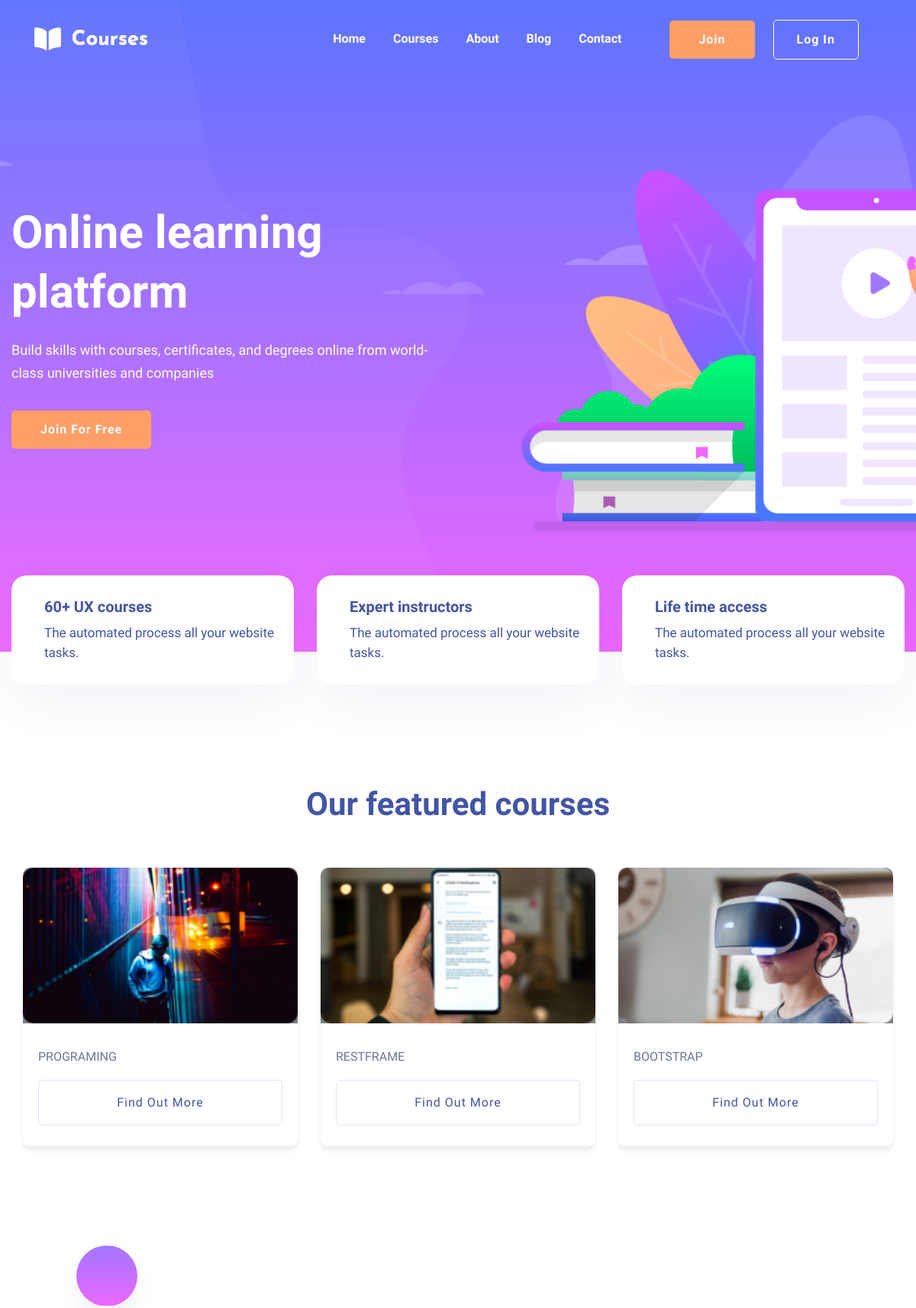
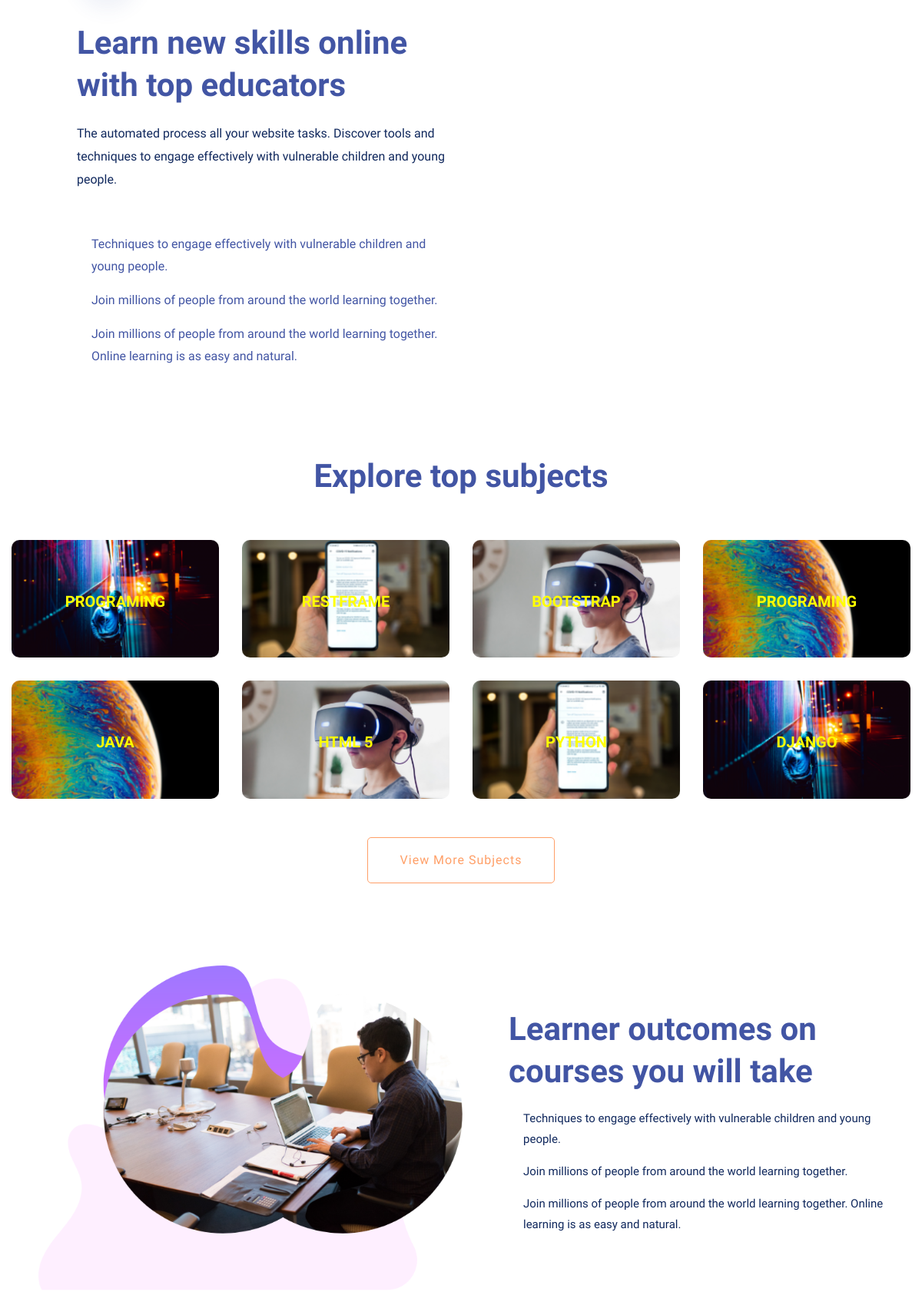
/courses/brand/ (upper part), run on the app's committed database (2 pictures, top to bottom).
### courses/models.py (models this page shows, shortened)
class Brand(models.Model):
    name = models.CharField(max_length=100)
    image = models.ImageField(upload_to='brand')
    slug = models.SlugField(null=True,blank=True)
    user = models.ForeignKey(User,related_name='user_brand',on_delete=models.SET_NULL,null=True,blank=True)
    cours = models.ForeignKey(Courses,related_name='cours_brand',on_delete=models.SET_NULL,null=True,blank=True)
    def __str__(self):
        return self.name

### courses/views.py (the view)
# urls.py: path('brand/',BrandList.as_view(),name='brand_list'),
class BrandList(generic.ListView):
    model = Brand

### courses/templates/courses/brand_list.html (shortened to what this page needs)
{% extends "base.html" %}
{% block body %}
<main>
    <section class="slider-area ">
        <div class="slider-active">
            <div class="single-slider slider-height d-flex align-items-center">
                <div class="container">
                    <div class="row">
                        <div class="col-xl-6 col-lg-7 col-md-12">
                            <div class="hero__caption">
                                <h1 data-animation="fadeInLeft" data-delay="0.2s">Online learning<br> platform</h1>
                                <p data-animation="fadeInLeft" data-delay="0.4s">Build skills with courses,
                                    certificates, and degrees online from world-class universities and companies</p>
                                <a href="#" class="btn hero-btn" data-animation="fadeInLeft" data-delay="0.7s">Join for
                                    Free</a>
                            </div>
                        </div>
                    </div>
                </div>
            </div>
        </div>
    </section>
    <div class="services-area">
        <div class="container">
            <div class="row justify-content-sm-center">
                <div class="col-lg-4 col-md-6 col-sm-8">
                    <div class="single-services mb-30">
                        <div class="features-caption">
                            <h3>60+ UX courses</h3>
                            <p>The automated process all your website tasks.</p>
                        </div>
                    </div>
                </div>
                <div class="col-lg-4 col-md-6 col-sm-8">
                    <div class="single-services mb-30">
                        <div class="features-caption">
                            <h3>Expert instructors</h3>
                            <p>The automated process all your website tasks.</p>
                        </div>
                    </div>
                </div>
                <div class="col-lg-4 col-md-6 col-sm-8">
                    <div class="single-services mb-30">
                        <div class="features-caption">
                            <h3>Life time access</h3>
                            <p>The automated process all your website tasks.</p>
                        </div>
                    </div>
                </div>
            </div>
        </div>
    </div>
    <div class="courses-area section-padding40 fix">
        <div class="container">
            <div class="row justify-content-center">
                <div class="col-xl-7 col-lg-8">
                    <div class="section-tittle text-center mb-55">
                        <h2>Our featured courses</h2>
                    </div>
                </div>
            </div>
            <div class="courses-actives">
                {% for brand in brand_list %}
                <div class="properties pb-20">
                    <div class="properties__card">
                        <div class="properties__img overlay1">
                            <a href=""><img src="{{brand.image.url}}" alt=""></a>
                        </div>
                        <div class="properties__caption">
                            <p>{{brand}}</p>
                            <a href="#" class="border-btn border-btn2">Find out more</a>
                        </div>
                    </div>
                </div>
                {% endfor %}
            </div>
        </div>
    </div>
    <section class="about-area1 fix pt-10">
        <div class="support-wrapper align-items-center">
            <div class="left-content1">
                <div class="about-icon">
                </div>
                <div class="section-tittle section-tittle2 mb-55">
                    <div class="front-text">
                        <h2 class="">Learn new skills online with top educators</h2>
                        <p>The automated process all your website tasks. Discover tools and
                            techniques to engage effectively with vulnerable children and young
                            people.</p>
                    </div>
                </div>
                <div class="single-features">
                    <div class="features-caption">
                        <p>Techniques to engage effectively with vulnerable children and young people.</p>
                    </div>
                </div>
                <div class="single-features">
                    <div class="features-caption">
                        <p>Join millions of people from around the world learning together.</p>
                    </div>
                </div>
                <div class="single-features">
                    <div class="features-caption">
                        <p>Join millions of people from around the world learning together. Online learning is as easy
                            and natural.</p>
                    </div>
                </div>
            </div>
            <div class="right-content1">
                <div class="right-img">
                </div>
            </div>
        </div>
    </section>
    <div class="topic-area section-padding40">
        <div class="container">
            <div class="row justify-content-center">
                <div class="col-xl-7 col-lg-8">
                    <div class="section-tittle text-center mb-55">
                        <h2>Explore top subjects</h2>
                    </div>
                </div>
            </div>
            <div class="row">
                {% for brand in brand_list %}
                <div class="col-lg-3 col-md-4 col-sm-6">
                    <div class="single-topic text-center mb-30">
                        <div class="topic-img">
                            <img src="{{brand.image.url}}" alt="">
                            <div class="topic-content-box">
                                <div class="topic-content">
                                    <h3 ><a href="#" style="color: yellow;" >{{brand}}</a></h3>
                                </div>
                            </div>
                        </div>
                    </div>
                </div>
                {% endfor %}
            </div>
            <div class="row justify-content-center">
                <div class="col-xl-12">
                    <div class="section-tittle text-center mt-20">
                        <a href="courses.html" class="border-btn">View More Subjects</a>
                    </div>
                </div>
            </div>
        </div>
    </div>
    <section class="about-area3 fix">
        <div class="support-wrapper align-items-center">
            <div class="right-content3">
                <div class="right-img">
                    <img src="static/assets/img/gallery/about3.png" alt="">
                </div>
            </div>
            <div class="left-content3">
                <div class="section-tittle section-tittle2 mb-20">
                    <div class="front-text">
                        <h2 class="">Learner outcomes on courses you will take</h2>
                    </div>
                </div>
                <div class="single-features">
                    <div class="features-caption">
                        <p>Techniques to engage effectively with vulnerable children and young people.</p>
                    </div>
                </div>
                <div class="single-features">
                    <div class="features-caption">
                        <p>Join millions of people from around the world
                            learning together.</p>
                    </div>
                </div>
                <div class="single-features">
                    <div class="features-caption">
                        <p>Join millions of people from around the world learning together.
                            Online learning is as easy and natural.</p>
                    </div>
                </div>
            </div>
        </div>
    </section>
    <section class="team-area section-padding40 fix">
    </section>
</main>
{% endblock body %}

### data on the page
Brand: image (picture), name "PROGRAMING"
Brand: image (picture), name "RESTFRAME"
Brand: image (picture), name "BOOTSTRAP"
Brand: image (picture), name "PROGRAMING"
Brand: image (picture), name "JAVA"
Brand: image (picture), name "HTML 5"
Brand: image (picture), name "PYTHON"
Brand: image (picture), name "DJANGO"
